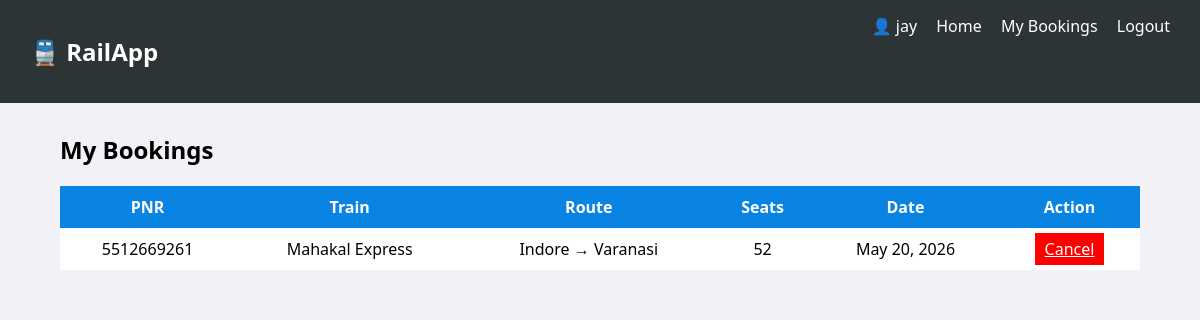
Page /my-bookings/ (signed in) on the committed database.
### bookings/models.py (models this page shows, shortened)
class Booking(models.Model):
    user = models.ForeignKey(User, on_delete=models.CASCADE)
    train = models.ForeignKey(Train, on_delete=models.CASCADE)
    seats_booked = models.IntegerField()
    journey_date = models.DateField()
    created_at = models.DateTimeField(auto_now_add=True)
    pnr = models.CharField(max_length=10, unique=True, blank=True)
    payment_status = models.CharField(max_length=20, default="PENDING")  # PENDING or PAID

### trains/models.py (models this page shows, shortened)
class Train(models.Model):
    name = models.CharField(max_length=100)
    number = models.CharField(max_length=10)
    source = models.CharField(max_length=100)
    destination = models.CharField(max_length=100)
    total_seats = models.IntegerField()

### bookings/views.py (the view)
# urls.py: path('my-bookings/', views.booking_history, name='booking_history'),
@login_required
def booking_history(request):
    bookings = Booking.objects.filter(user=request.user).order_by('-created_at')
    return render(request, 'booking_history.html', {'bookings': bookings})

### bookings/templates/booking_history.html (shortened to what this page needs)
<!DOCTYPE html>
<html>
<head>
</head>
<body>
<div class="navbar">
    <h2>🚆 RailApp</h2>
    <div>
        👤 {{ request.user.username }}
        <a href="/">Home</a>
        <a href="/my-bookings/">My Bookings</a>
        <a href="/logout/">Logout</a>
    </div>
</div>
<div class="container">
    <h2>My Bookings</h2>
    <table>
        <tr>
            <th>PNR</th>
            <th>Train</th>
            <th>Route</th>
            <th>Seats</th>
            <th>Date</th>
            <th>Action</th>
        </tr>
        {% for booking in bookings %}
        <tr>
            <td>{{ booking.pnr }}</td>
            <td>{{ booking.train.name }}</td>
            <td>{{ booking.train.source }} → {{ booking.train.destination }}</td>
            <td>{{ booking.seats_booked }}</td>
            <td>{{ booking.journey_date }}</td>
            <td>
                <a href="/cancel/{{ booking.id }}/" class="cancel">Cancel</a>
            </td>
        </tr>
        {% endfor %}
    </table>
</div>
</body>
</html>

### bookings/templates/booking_history.html (style rules this page uses)
body { margin: 0; font-family: 'Segoe UI'; background: #f1f2f6; }
.navbar { display: flex; justify-content: space-between; background: #2d3436; padding: 15px 30px; color: white; }
.navbar a { color: white; margin-left: 15px; text-decoration: none; }
.container { width: 90%; margin: auto; margin-top: 30px; }
table { width: 100%; background: white; border-collapse: collapse; }
th { background: #0984e3; color: white; }
td, th { padding: 10px; text-align: center; }
.cancel { background: red; color: white; padding: 5px 10px; }

### rows in the picture
Booking: pnr "5512669261", train.name "Mahakal Express", train.source "Indore", train.destination "Varanasi", seats_booked "52", journey_date "May 20, 2026"

### other values in the picture
{{ request.user.username }} "jay"
